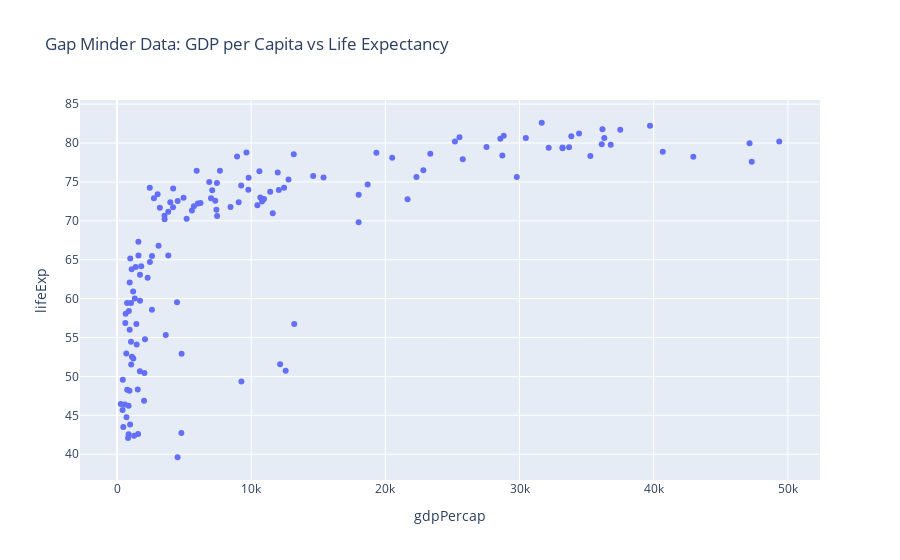

The cell this chart's notebook holds for it:
### Markdown cell above
2. Add a title to your chart by passing a string as the input `title`

### Code cell
fig = px.scatter(df, x='gdpPercap', y ='lifeExp', 
                 title='Gap Minder Data: GDP per Capita vs Life Expectancy')
fig.show()

### Figure 1 — Plotly figure (JSON) as saved in the notebook; plotly's stock layout.template omitted (floating-point values rounded to 4 significant figures; data arrays with more than 128 entries replaced by an {"elided": "..."} marker saying what was removed)
{"data": [{"hovertemplate": "gdpPercap=%{x}<br>lifeExp=%{y}<extra></extra>", "legendgroup": "", "marker": {"color": "#636efa", "symbol": "circle"}, "mode": "markers", "name": "", "orientation": "v", "showlegend": false, "type": "scatter", "x": {"elided": "142 float values"}, "xaxis": "x", "y": {"elided": "142 float values"}, "yaxis": "y"}], "layout": {"legend": {"tracegroupgap": 0}, "title": {"text": "Gap Minder Data: GDP per Capita vs Life Expectancy"}, "xaxis": {"anchor": "y", "domain": [0, 1], "title": {"text": "gdpPercap"}}, "yaxis": {"anchor": "x", "domain": [0, 1], "title": {"text": "lifeExp"}}}}
